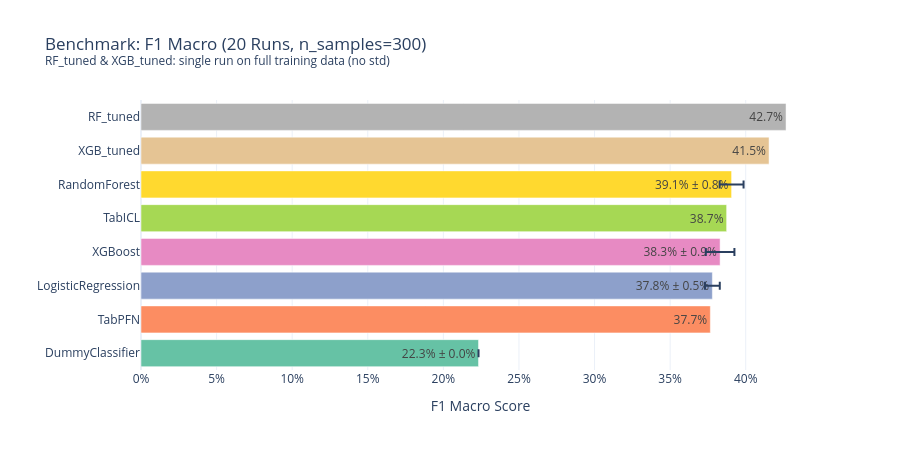

The notebook cell saved with this chart:
### Markdown cell above
## 4.1 F1 Macro Comparison

### Code cell
# F1 Macro: Bar Chart with Error Bars
model_order = df_summary.sort_values('f1_mean')['model'].tolist()
 
fig = px.bar(
    df_summary.sort_values('f1_mean'),
    x='f1_mean', y='model', error_x='f1_std',
    orientation='h',
    text=df_summary.sort_values('f1_mean').apply(
        lambda r: f"{r['f1_mean']:.1%}"
        if pd.isna(r['f1_std'])
        else f"{r['f1_mean']:.1%} ± {r['f1_std']:.1%}",  
        axis=1
    ),
    title=f'Benchmark: F1 Macro ({N_LOOPS} Runs, n_samples={N_SAMPLES})<br>'
          f'<sup>RF_tuned & XGB_tuned: single run on full training data (no std)</sup>',
    labels={'f1_mean': 'F1 Macro Score', 'model': ''},
    color='model',
    color_discrete_sequence=px.colors.qualitative.Set2,
    template='plotly_white'
)
fig.update_layout(
    xaxis_tickformat='.0%',
    showlegend=False,
    yaxis=dict(categoryorder='array', categoryarray=model_order),
    height=450,  
)
show_and_save(fig, "benchmark_f1_macro_comparison")

### Figure 1 — Plotly figure (JSON) as saved in the notebook; plotly's stock layout.template omitted (floating-point values rounded to 4 significant figures)
{"data": [{"error_x": {"array": [0.0]}, "hovertemplate": "=%{y}<br>F1 Macro Score=%{x}<br>text=%{text}<extra></extra>", "legendgroup": "DummyClassifier", "marker": {"color": "rgb(102,194,165)", "pattern": {"shape": ""}}, "name": "DummyClassifier", "orientation": "h", "showlegend": true, "text": ["22.3% ± 0.0%"], "textposition": "auto", "type": "bar", "x": [0.2233], "xaxis": "x", "y": ["DummyClassifier"], "yaxis": "y"}, {"error_x": {"array": [NaN]}, "hovertemplate": "=%{y}<br>F1 Macro Score=%{x}<br>text=%{text}<extra></extra>", "legendgroup": "TabPFN", "marker": {"color": "rgb(252,141,98)", "pattern": {"shape": ""}}, "name": "TabPFN", "orientation": "h", "showlegend": true, "text": ["37.7%"], "textposition": "auto", "type": "bar", "x": [0.3766], "xaxis": "x", "y": ["TabPFN"], "yaxis": "y"}, {"error_x": {"array": [0.004909]}, "hovertemplate": "=%{y}<br>F1 Macro Score=%{x}<br>text=%{text}<extra></extra>", "legendgroup": "LogisticRegression", "marker": {"color": "rgb(141,160,203)", "pattern": {"shape": ""}}, "name": "LogisticRegression", "orientation": "h", "showlegend": true, "text": ["37.8% ± 0.5%"], "textposition": "auto", "type": "bar", "x": [0.3779], "xaxis": "x", "y": ["LogisticRegression"], "yaxis": "y"}, {"error_x": {"array": [0.009468]}, "hovertemplate": "=%{y}<br>F1 Macro Score=%{x}<br>text=%{text}<extra></extra>", "legendgroup": "XGBoost", "marker": {"color": "rgb(231,138,195)", "pattern": {"shape": ""}}, "name": "XGBoost", "orientation": "h", "showlegend": true, "text": ["38.3% ± 0.9%"], "textposition": "auto", "type": "bar", "x": [0.383], "xaxis": "x", "y": ["XGBoost"], "yaxis": "y"}, {"error_x": {"array": [NaN]}, "hovertemplate": "=%{y}<br>F1 Macro Score=%{x}<br>text=%{text}<extra></extra>", "legendgroup": "TabICL", "marker": {"color": "rgb(166,216,84)", "pattern": {"shape": ""}}, "name": "TabICL", "orientation": "h", "showlegend": true, "text": ["38.7%"], "textposition": "auto", "type": "bar", "x": [0.3874], "xaxis": "x", "y": ["TabICL"], "yaxis": "y"}, {"error_x": {"array": [0.007914]}, "hovertemplate": "=%{y}<br>F1 Macro Score=%{x}<br>text=%{text}<extra></extra>", "legendgroup": "RandomForest", "marker": {"color": "rgb(255,217,47)", "pattern": {"shape": ""}}, "name": "RandomForest", "orientation": "h", "showlegend": true, "text": ["39.1% ± 0.8%"], "textposition": "auto", "type": "bar", "x": [0.3907], "xaxis": "x", "y": ["RandomForest"], "yaxis": "y"}, {"error_x": {"array": [NaN]}, "hovertemplate": "=%{y}<br>F1 Macro Score=%{x}<br>text=%{text}<extra></extra>", "legendgroup": "XGB_tuned", "marker": {"color": "rgb(229,196,148)", "pattern": {"shape": ""}}, "name": "XGB_tuned", "orientation": "h", "showlegend": true, "text": ["41.5%"], "textposition": "auto", "type": "bar", "x": [0.4154], "xaxis": "x", "y": ["XGB_tuned"], "yaxis": "y"}, {"error_x": {"array": [NaN]}, "hovertemplate": "=%{y}<br>F1 Macro Score=%{x}<br>text=%{text}<extra></extra>", "legendgroup": "RF_tuned", "marker": {"color": "rgb(179,179,179)", "pattern": {"shape": ""}}, "name": "RF_tuned", "orientation": "h", "showlegend": true, "text": ["42.7%"], "textposition": "auto", "type": "bar", "x": [0.4267], "xaxis": "x", "y": ["RF_tuned"], "yaxis": "y"}], "layout": {"barmode": "relative", "height": 450, "legend": {"title": {"text": ""}, "tracegroupgap": 0}, "showlegend": false, "title": {"text": "Benchmark: F1 Macro (20 Runs, n_samples=300)<br><sup>RF_tuned & XGB_tuned: single run on full training data (no std)</sup>"}, "xaxis": {"anchor": "y", "domain": [0, 1], "tickformat": ".0%", "title": {"text": "F1 Macro Score"}}, "yaxis": {"anchor": "x", "categoryarray": ["DummyClassifier", "TabPFN", "LogisticRegression", "XGBoost", "TabICL", "RandomForest", "XGB_tuned", "RF_tuned"], "categoryorder": "array", "domain": [0, 1], "title": {"text": ""}}}}
